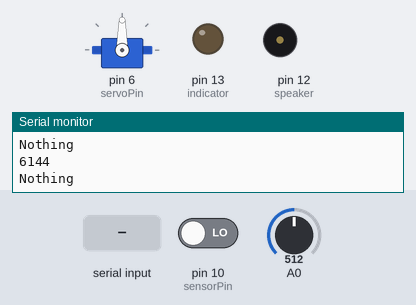
The sketch below on a simulated Arduino Uno, built with avr-gcc and run on an emulated ATmega328P. Shown: servo, output pins drawn as LEDs (lit = HIGH), buzzer (waves = sounding), the last lines printed to the serial monitor. Inputs (shaded band) come from the test bench; at power-on: pin 10 (sensorPin) LOW, A0 = 512.

Above: at 1.2 s.
1.3 s: "1" received over Serial
At 1.7 s:
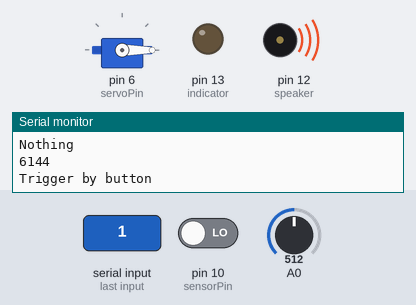
4.3 s: "0" received over the second serial link
At 5.4 s:
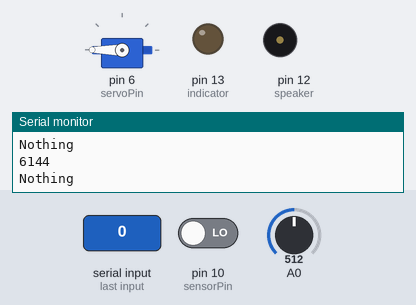
5.8 s: pin 10 (sensorPin) driven HIGH
At 6.4 s:
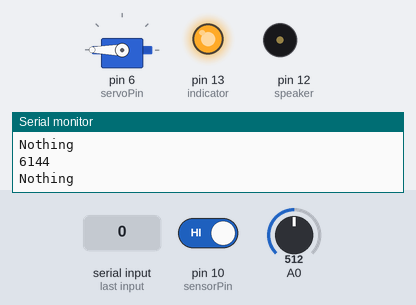
7.3 s: A0 set to 79
8.8 s: A0 set to 68
At 9.2 s:
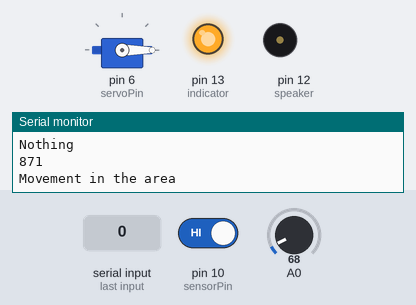
11.8 s: "1" received over the second serial link
At 12.4 s:
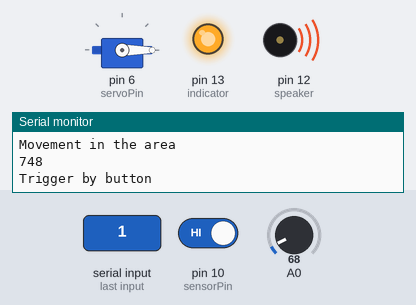
Timing chart, 0 to 15.8 s (numbered marks = the images above; inputs shaded):
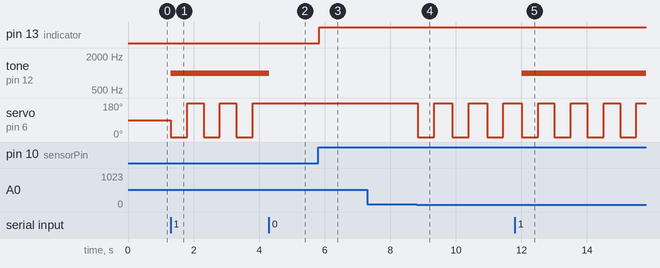

The sketch:

Prototype_1.ino
```cpp
#include <Servo.h>
#include <SoftwareSerial.h>
SoftwareSerial kakuile(2,3);

int servoPin = 6;
byte sensorPin = 10;
byte indicator = 13;
int speaker = 12;
int val, i;
char trig= '0';
Servo servo;

void setup()
{
  pinMode(sensorPin, INPUT);
  pinMode(indicator, OUTPUT);
  pinMode(speaker, OUTPUT);
  servo.attach(servoPin);
  kakuile.begin(9600);
  Serial.begin(9600);
}

void loop()
{
  // Insect detection
  byte state = digitalRead(sensorPin);
  digitalWrite(indicator, state);

  if(kakuile.available()>0)
  {
    trig= kakuile.read();
  }
  if(Serial.available()>0)
  {
    trig= Serial.read();
  }

  if (trig=='0')
  {
    noTone(speaker);
    if (state == 1 && val <= 900)
    {
      Serial.println("Movement in the area");
      servo.write(0);
      delay(500);
      servo.write(180);
      delay(500);
      val = analogRead(0);   //connect mic sensor to Analog 0
      delay(5);
      for(i=0;i<10;i++)
      {
        val += analogRead(0);
        delay(5);
      }
      Serial.println(val,DEC); //print the sound value to serial
     }

    else if (state == 0 || val == 0 || val >900)
    {
      Serial.println("Nothing");
      val = analogRead(0);
      delay(5);
      val += analogRead(0);
      for(i=0;i<10;i++)
      {
        val += analogRead(0);
        delay(5);
      }
      Serial.println(val,DEC);
    }
  }

 else if (trig=='1')
  {
    Serial.println("Trigger by button");
    tone (speaker, 1000);
    servo.write(0);
    delay(500);
    servo.write(180);
    delay(500);
  }

}
```

Measured:
- the behaviour switches between 76 and 75 on A0 (found by bisection; images 3 and 4)
- after the input at 1.3 s, tone on pin 12 (speaker): silent → 1000 Hz at once; servo on pin 6 (servoPin): alternates 180° for 0.50 s and 0° for 0.50 s, starting at once
- after the input at 4.3 s, tone on pin 12 (speaker): 1000 Hz → silent at once; servo on pin 6 (servoPin): stays 180° (without the input it goes to 0° after 0.00 s)
- after the input at 5.8 s, pin 13 (indicator): LOW → HIGH at once
- after the input at 8.8 s, servo on pin 6 (servoPin): alternates 180° for 0.56 s and 0° for 0.50 s, starting at once
- after the input at 11.8 s, tone on pin 12 (speaker): silent → 1000 Hz after 0.21 s
